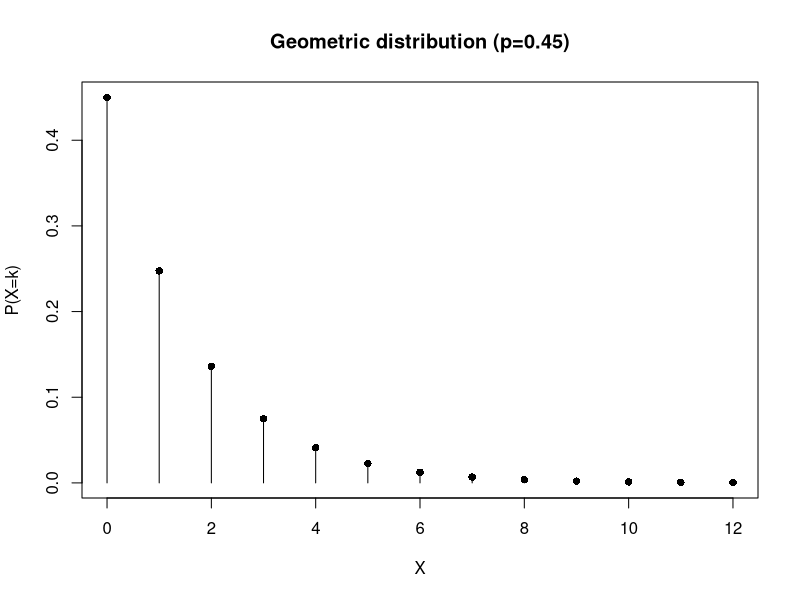
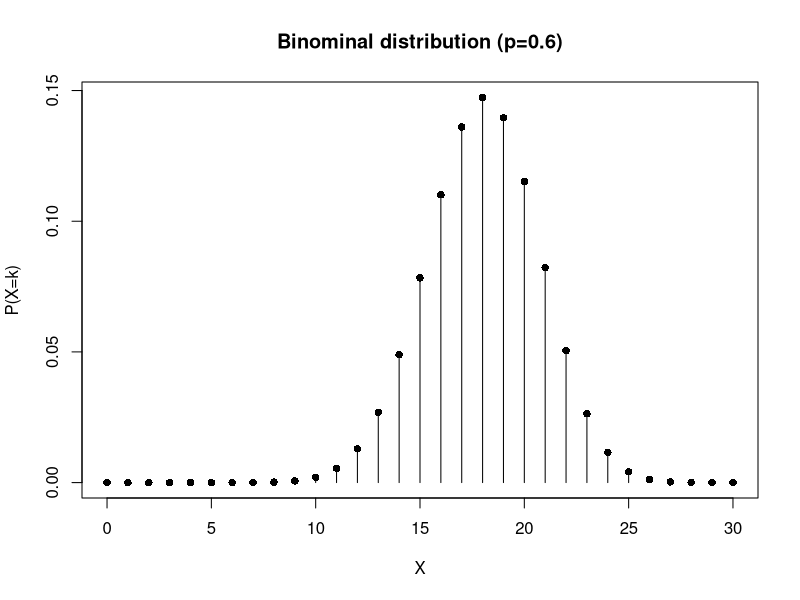
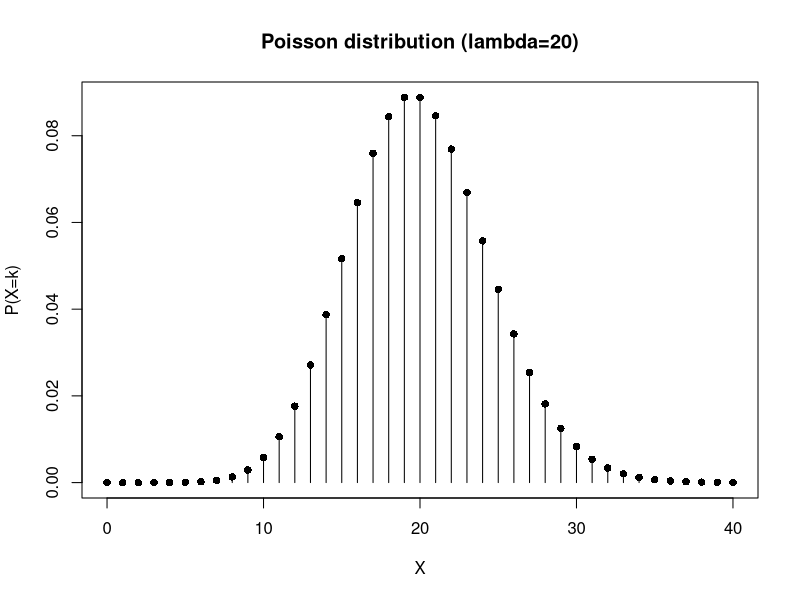
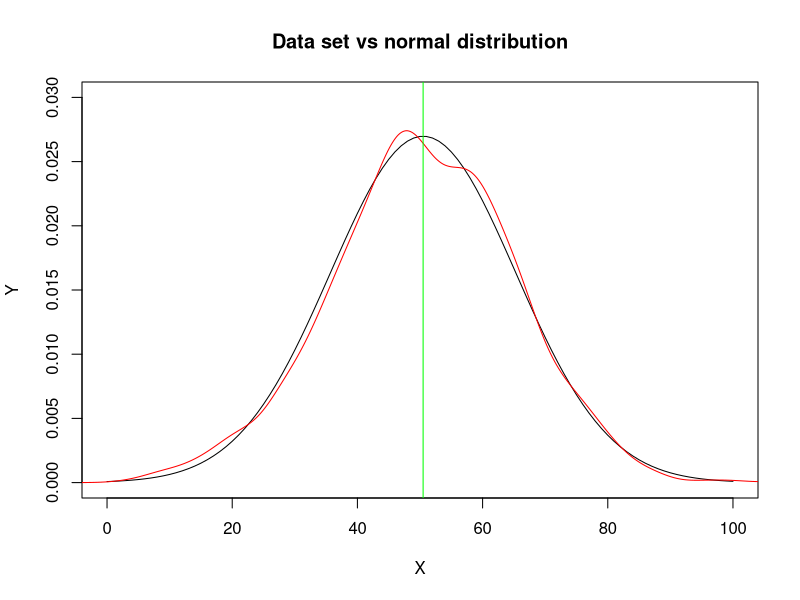
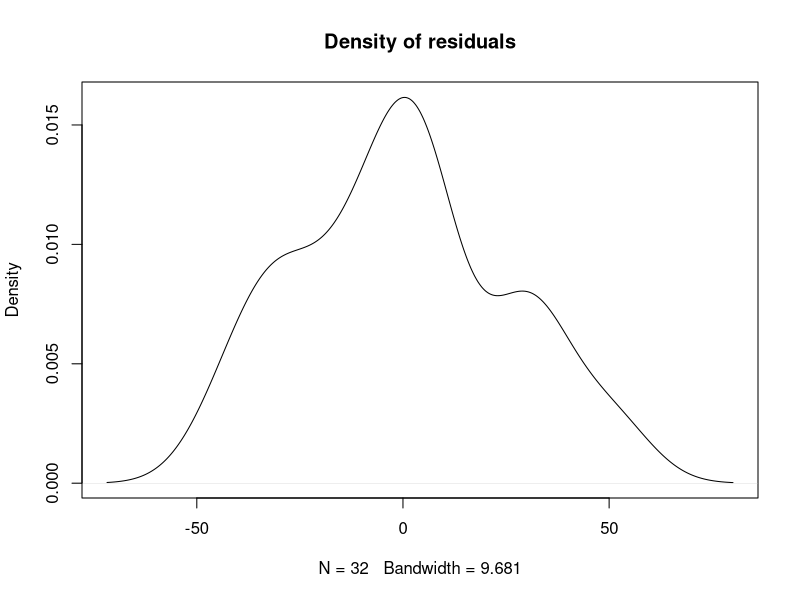
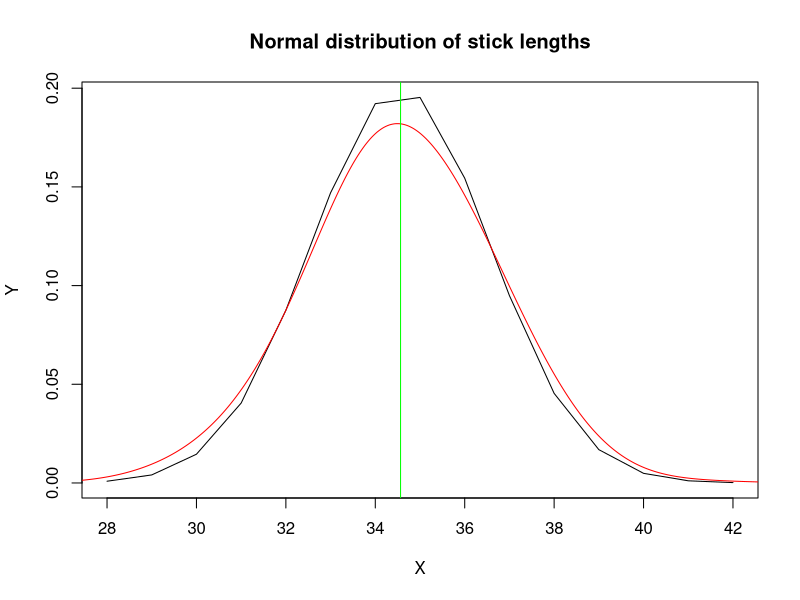

Write the R code that produced these figures, in order.
# Task 1


# b)
X <- 0:12
Y <- dgeom(X, p = 0.45)
plot(X, Y, type = "h", main = "Geometric distribution (p=0.45)", ylab = "P(X=k)")
points(X, Y, pch = 16)

# Task 2

# b)
X <- 0:30
Y <- dbinom(X, size = 30, prob = .6)
plot(X, Y, type = "h", main = "Binominal distribution (p=0.6)", ylab = "P(X=k)")
points(X, Y, pch = 16)

# Task 3

# 2)
X <- 0:40
Y <- dpois(X, lambda = 20)
plot(X, Y, type = "h", main = "Poisson distribution (lambda=20)", ylab = "P(X=k)")
points(X, Y, pch = 16)

# Task 4
library(readr)
data_set1 <- read_csv("data_set1.csv")
View(data_set1)

# 1) The name of the column is "Val".
# 2) There are 1029 rows.
# 3) Max = 109.379
max(data_set1)
# 4) Min = 4.193534
min(data_set1)
# 5) Mean = 50.49665
mean(data_set1$Val)
# 6) Median = 50.52415
median(data_set1$Val)
# 7) Variance = 218.7175
var(data_set1$Val)
# 8) Standard deviation = 14.7891
sd(data_set1$Val)

# Task 5
# 1)
library(readr)
data_set1 <- read_csv("data_set1.csv")
X <- 0:100
Y <- dnorm(X, mean = mean(data_set1$Val), sd = sd(data_set1$Val))
plot(X, Y, type = "l", ylim = c(0, 0.03), main = "Data set vs normal distribution")
# 2)
d <- density(data_set1$Val, bw = 3)
# 3)
points(d, col = "red", type = "l")
# 4)
abline(v = mean(data_set1$Val), col = "green")

# Task 6
# 4 variables most correlated with hp: mpg, cyl, disp, carb
cars <- mtcars
round(cor(cars), digits = 2)

# Task 7
# 1)
model <- lm(hp ~ cyl + disp + carb + mpg, data = mtcars)
# 2)
hp_hat <- predict(model)
# 3)
residuals <- mtcars$hp - hp_hat
# 4)
hpplot <- density(residuals)
plot(hpplot, main = "Density of residuals")
# 6)
summary(model)$r.squared # 0.8594845 - Correct and accurate

# Task 8
library(readr)
data_set2 <- read_csv("data_set2.csv")
X <- min(data_set2):max(data_set2)
Y <- dnorm(X, mean = mean(data_set2$Val), sd = sd(data_set2$Val))
plot(X, Y, type = "l", main = "Normal distribution of stick lengths")
d <- density(data_set2$Val, bw = 1)
points(d, col = "red", type = "l")
abline(v = mean(data_set2$Val), col = "green")
# The length of the sticks is not acceptable as the mean is much higher than the null hypothesis of µ = 30 and most values are not around 30.